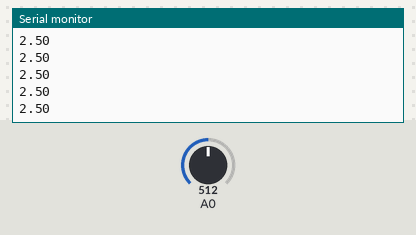
The sketch below on a simulated Arduino Uno, built with avr-gcc and run on an emulated ATmega328P. Parts: the last lines printed to the serial monitor. Inputs (shaded band) come from the test bench; at power-on: A0 = 512.

Above: at 1.2 s.
1.3 s: A0 set to 716
At 2.2 s:
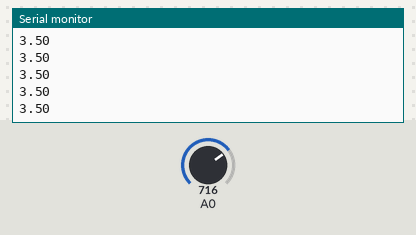
2.8 s: A0 set to 900
At 3.8 s:
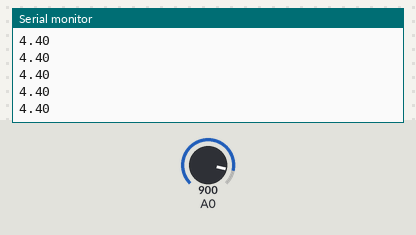
Timing chart, 0 to 5.8 s (numbered marks = the images above; inputs shaded):
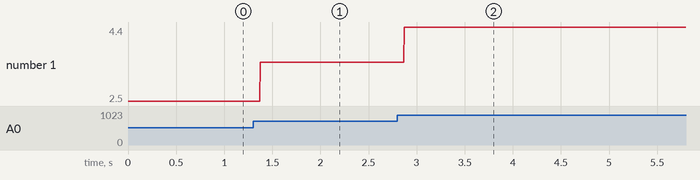

Measured:
- after the input at 1.3 s, the serial monitor: prints a new line after 0.07 s (image 1)
- after the input at 2.8 s, the serial monitor: prints a new line after 0.07 s (image 2)
- plotted number 1: 2.5 → 3.5 after the input at 1.3 s, 3.5 → 4.4 after the input at 2.8 s

The sketch:

voltMeter.ino
```cpp
// Assume the power level is at 5V
float railVoltage = 5.00;

// Setup executes first and can use variables declared before here
void setup() {
    // Start the serial port at 9600 BAUD
    Serial.begin(9600);
}

// After setup, loop executes repeatedly
void loop() {
    // Read the analog pin 0 and convert to voltage
    float voltage = (railVoltage / 1023) * analogRead(A0);
    // Print the voltage 2 positions past the decimal point
    Serial.println(voltage, 2);
}
```
